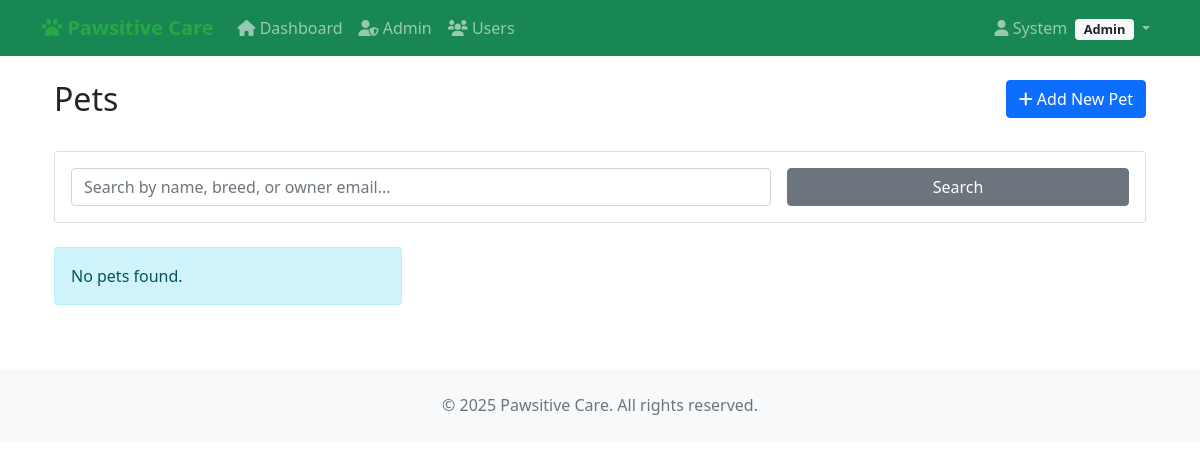
The page /pets/ (signed in) on the database as committed earlier.
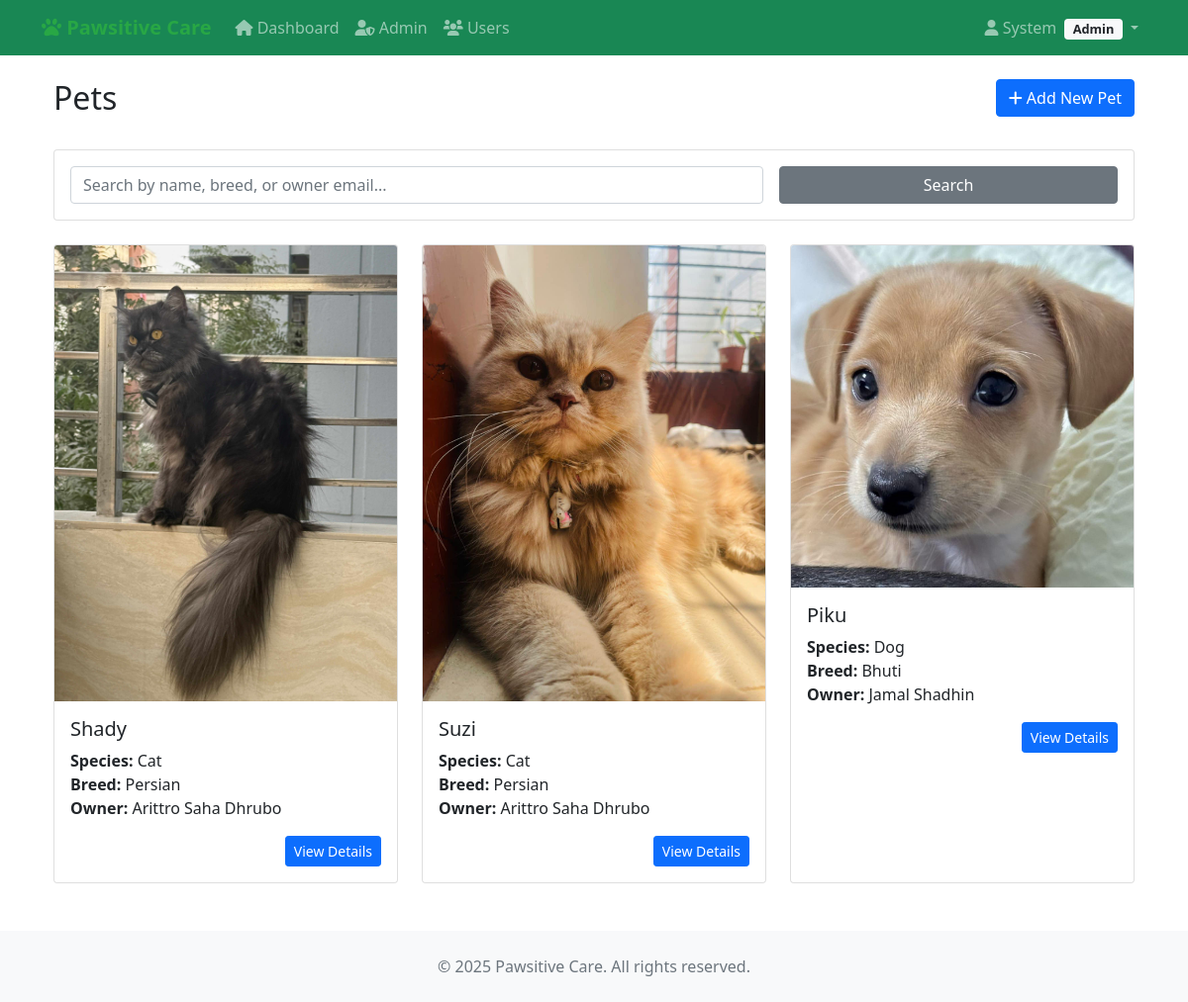
The same page on the database as committed later.
### accounts/models.py (models this page shows, shortened)
class CustomUser(AbstractUser):
    ROLE_CHOICES = [
        ('admin', 'Admin'),
        ('vet', 'Veterinarian'),
        ('staff', 'Staff'),
        ('client', 'Client'),
    ]
    phone = models.CharField(max_length=20, blank=False)
    address = models.TextField(blank=False)
    role = models.CharField(max_length=10, choices=ROLE_CHOICES, default='client')
    def is_admin(self):
        return self.role == 'admin'

### pets/models.py (models this page shows, shortened)
class Pet(models.Model):
    SPECIES_CHOICES = [
        ('DOG', 'Dog'),
        ('CAT', 'Cat'),
        ('BIRD', 'Bird'),
        ('RABBIT', 'Rabbit'),
        ('HAMSTER', 'Hamster'),
        ('GUINEA_PIG', 'Guinea Pig'),
        ('FISH', 'Fish'),
        ('TURTLE', 'Turtle'),
        ('SNAKE', 'Snake'),
        ('LIZARD', 'Lizard'),
        ('FERRET', 'Ferret'),
        ('HORSE', 'Horse'),
        ('CHICKEN', 'Chicken'),
        ('PARROT', 'Parrot'),
        ('OTHER', 'Other'),
    ]
    GENDER_CHOICES = [
        ('M', 'Male'),
        ('F', 'Female'),
        ('U', 'Unknown'),
    ]
    name = models.CharField(max_length=100)
    species = models.CharField(max_length=10, choices=SPECIES_CHOICES)
    breed = models.CharField(max_length=100, blank=True)
    age = models.IntegerField(help_text="Age in years", null=True, blank=True)
    gender = models.CharField(max_length=1, choices=GENDER_CHOICES, default='U')
    weight = models.DecimalField(max_digits=5, decimal_places=2, null=True, blank=True)
    color = models.CharField(max_length=50, blank=True)
    microchip_id = models.CharField(max_length=50, blank=True, unique=True)
    owner = models.ForeignKey(settings.AUTH_USER_MODEL, on_delete=models.CASCADE, related_name='pets')
    medical_conditions = models.TextField(blank=True)
    special_notes = models.TextField(blank=True)
    vaccination_status = models.CharField(
        max_length=20,
        choices=[
            ('UP_TO_DATE', 'Up to Date'),
            ('DUE_SOON', 'Due Soon'),
            ('OVERDUE', 'Overdue'),
            ('UNKNOWN', 'Unknown')
        ],
        default='UNKNOWN',
        help_text="Current status of pet's vaccinations"
    )
    created_at = models.DateTimeField(auto_now_add=True)
    updated_at = models.DateTimeField(auto_now=True)
    is_active = models.BooleanField(default=True)
    objects = PetQuerySet.as_manager()
    observers = []
    class Meta:
        ordering = ['-created_at']
        indexes = [
            models.Index(fields=['name']),
            models.Index(fields=['owner']),
            models.Index(fields=['species']),
        ]

class PetPhoto(models.Model):
    pet = models.ForeignKey(Pet, on_delete=models.CASCADE, related_name='photos')
    image = models.ImageField(upload_to='pet_photos/%Y/%m/%d/')
    caption = models.CharField(max_length=200, blank=True)
    is_primary = models.BooleanField(default=False)
    uploaded_at = models.DateTimeField(auto_now_add=True)
    class Meta:
        ordering = ['-uploaded_at']

### pets/views.py (the view, shortened to what this page needs)
# urls.py: path('', views.pet_list, name='pet_list'),
@login_required
def pet_list(request):
    if request.user.is_staff:
        pets = Pet.objects.active()
    else:
        pets = Pet.objects.active().by_owner(request.user)
    search_query = request.GET.get('search', '').strip()
    species_filter = request.GET.get('species', '')
    sort_by = request.GET.get('sort', '-created_at')
    if search_query:
        pets = pets.search(search_query)
    if species_filter:
        pets = pets.by_species(species_filter)
    valid_sort_fields = ['name', '-name', 'created_at', '-created_at', 'species', '-species']
    if sort_by in valid_sort_fields:
        pets = pets.order_by(sort_by)
    paginator = Paginator(pets, 12)  # Show 12 pets per page
    page = request.GET.get('page')
    pets = paginator.get_page(page)
    context = {
        'pets': pets,
        'search_query': search_query,
        'species_filter': species_filter,
        'sort_by': sort_by,
        'species_choices': Pet.SPECIES_CHOICES,
    }
    return render(request, 'pets/pet_list.html', context)

### pets/models.py (called while the page is built)
    def active(self):
        return self.filter(is_active=True)

### pets/templates/pets/pet_list.html (shortened to what this page needs)
{% extends 'accounts/base.html' %}
{% block content %}
<div class="container mt-4">
    <div class="row mb-4">
        <div class="col">
            <h2>Pets</h2>
        </div>
        <div class="col text-end">
            <a href="{% url 'pets:pet_create' %}" class="btn btn-primary">
                <i class="fas fa-plus"></i> Add New Pet
            </a>
        </div>
    </div>
    <div class="card mb-4">
        <div class="card-body">
            <form method="get" class="row g-3">
                <div class="col-md-8">
                    <input type="text" name="search" class="form-control"
                           placeholder="Search by name, breed, or owner email..."
                           value="{{ search_query }}">
                </div>
                <div class="col-md-4">
                    <button type="submit" class="btn btn-secondary w-100">Search</button>
                </div>
            </form>
        </div>
    </div>
    <div class="row row-cols-1 row-cols-md-3 g-4">
        {% for pet in pets %}
        <div class="col">
            <div class="card h-100">
                {% if pet.photos.exists %}
                <img src="{{ pet.photos.first.image.url }}" class="card-img-top" alt="{{ pet.name }}">
                {% endif %}
                <div class="card-body">
                    <h5 class="card-title">{{ pet.name }}</h5>
                    <p class="card-text">
                        <strong>Species:</strong> {{ pet.get_species_display }}<br>
                        <strong>Breed:</strong> {{ pet.breed }}<br>
                        <strong>Owner:</strong> {{ pet.owner.get_full_name }}
                    </p>
                    <div class="text-end">
                        <a href="{% url 'pets:pet_detail' pet.pk %}" class="btn btn-primary btn-sm">
                            View Details
                        </a>
                    </div>
                </div>
            </div>
        </div>
        {% empty %}
        <div class="col-12">
            <div class="alert alert-info">
                No pets found.
            </div>
        </div>
        {% endfor %}
    </div>
</div>
{% endblock %}

### accounts/templates/accounts/base.html (shortened to what this page needs)
<!DOCTYPE html>
<html lang="en">
<head>
  <link href="https://cdn.jsdelivr.net/npm/bootstrap@5.1.3/dist/css/bootstrap.min.css" rel="stylesheet">
  <link href="https://cdnjs.cloudflare.com/ajax/libs/font-awesome/6.0.0/css/all.min.css" rel="stylesheet">
</head>
<body>
  <nav class="navbar navbar-expand-lg navbar-dark bg-success">
    <div class="container">
      <a class="navbar-brand" href="{% url 'accounts:client_dashboard' %}">
        <i class="fas fa-paw"></i> Pawsitive Care
      </a>
      <div class="collapse navbar-collapse" id="navbarNav">
        <ul class="navbar-nav me-auto">
          {% if user.is_authenticated %}
          <li class="nav-item">
            <a class="nav-link" href="{% url 'accounts:client_dashboard' %}">
              <i class="fas fa-home"></i> Dashboard
            </a>
          </li>
          {% if user.is_admin %}
          <li class="nav-item">
            <a class="nav-link" href="{% url 'accounts:admin_dashboard' %}">
              <i class="fas fa-user-shield"></i> Admin
            </a>
          </li>
          <li class="nav-item">
            <a class="nav-link" href="{% url 'accounts:user_management' %}">
              <i class="fas fa-users"></i> Users
            </a>
          </li>
          {% elif user.is_vet %}
          <li class="nav-item">
            <a class="nav-link" href="{% url 'accounts:vet_dashboard' %}">
              <i class="fas fa-stethoscope"></i> Vet Panel
            </a>
          </li>
          {% elif user.is_staff_member %}
          <li class="nav-item">
            <a class="nav-link" href="{% url 'accounts:staff_dashboard' %}">
              <i class="fas fa-user-tie"></i> Staff Panel
            </a>
          </li>
          {% endif %}
          {% endif %}
        </ul>
        <ul class="navbar-nav">
          {% if user.is_authenticated %}
          <li class="nav-item dropdown">
            <a class="nav-link dropdown-toggle" href="#" id="navbarDropdown" role="button" data-bs-toggle="dropdown">
              <i class="fas fa-user"></i>
              {{ user.first_name|default:user.username }}
              <span class="badge bg-light text-dark role-badge ms-1">
                {{ user.get_role_display }}</span>
            </a>
          </li>
          {% endif %}
        </ul>
      </div>
    </div>
  </nav>
  <main class="container mt-4">
    {% block content %}
    {% endblock %}
  </main>
  <footer class="bg-light mt-5 py-4">
    <div class="container text-center">
      <p class="text-muted mb-0">&copy; 2025 Pawsitive Care. All rights reserved.</p>
    </div>
  </footer>
</body>
</html>

### accounts/templates/accounts/base.html (style rules this page uses)
.navbar-brand { font-weight: bold; color: #28a745 !important; }
.role-badge { font-size: 0.8em; }

Rows that differ between the two databases and show on the page:
added Pet: photos.first.image (picture), name "Shady", species "Cat", breed "Persian", owner.get_full_name "Arittro Saha Dhrubo"
added Pet: photos.first.image (picture), name "Suzi", species "Cat", breed "Persian", owner.get_full_name "Arittro Saha Dhrubo"
added Pet: photos.first.image (picture), name "Piku", species "Dog", breed "Bhuti", owner.get_full_name "Jamal Shadhin"
Other text that changed with them:
text no longer shown: "No pets found."
